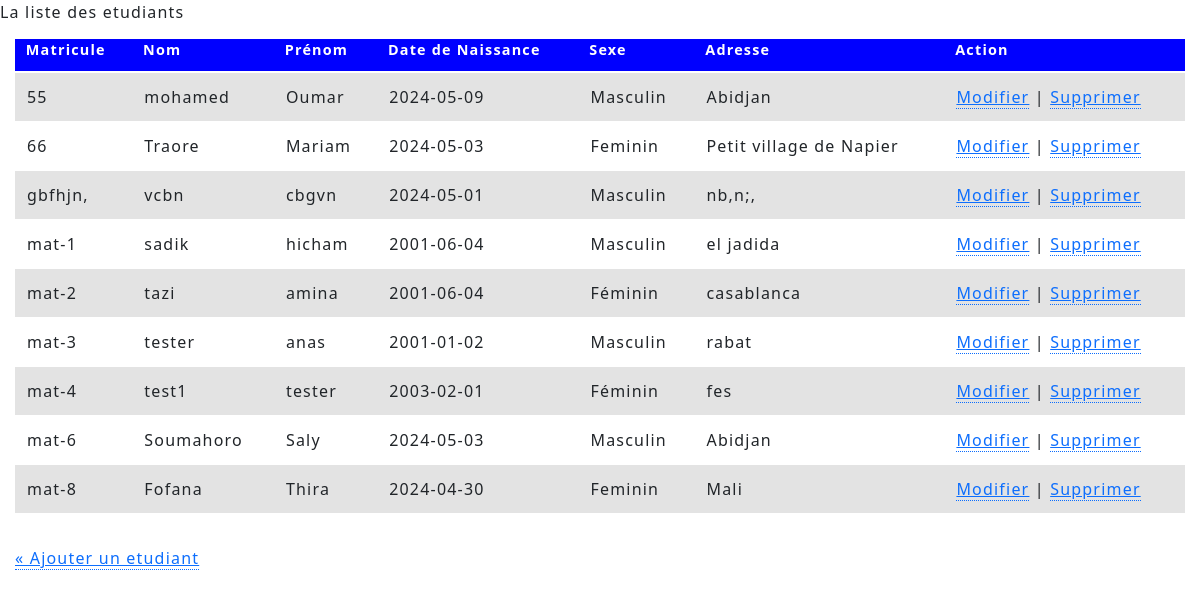
The app's page /TPP3/listeEtudiant.php with its own data.
### tables this page shows
CREATE TABLE `etudiants` (
  `Matricule` varchar(50) NOT NULL,
  `Nom` varchar(50) NOT NULL,
  `Prenom` varchar(50) NOT NULL,
  `Date de Naissance` date NOT NULL,
  `Sexe` varchar(50) NOT NULL,
  `Adresse` varchar(50) NOT NULL
);

### TPP3/listeEtudiant.php (the view, shortened to what this page needs)
<!DOCTYPE html>
<html lang="fr">
<head>
    <link rel="stylesheet" href="assets/css/main.css" />
    <link href="https://cdn.jsdelivr.net/npm/bootstrap@5.0.2/dist/css/bootstrap.min.css" rel="stylesheet">
</head>
<body>
    <marquee bgcolor="orange"> La liste des etudiants</marquee>
    <div style="margin: 15px;">
        <?php
        $serveur = "localhost";
        $utilisateur = "root";
        $mot_de_passe = "root";
        $bd = "bd_tp_php";
        $connexion = new mysqli($serveur, $utilisateur, $mot_de_passe, $bd);
        $sql = "SELECT * FROM etudiants";
        $resultat = $connexion->query($sql);
        ?>
        <table>
            <thead style="color: white; background-color: blue;">
                <th>Matricule</th>
                <th>Nom</th>
                <th>Prénom</th>
                <th>Date de Naissance</th>
                <th>Sexe</th>
                <th>Adresse</th>
                <th>Action</th>
            </thead>
            <tbody>
                <?php
                if ($resultat->num_rows > 0) {
                    while ($ligne = $resultat->fetch_assoc()) {
                        echo "<tr>";
                        echo "<td>" . $ligne["Matricule"] . "</td>";
                        echo "<td>" . $ligne["Nom"] . "</td>";
                        echo "<td>" . $ligne["Prenom"] . "</td>";
                        echo "<td>" . $ligne["Date de Naissance"] . "</td>";
                        echo "<td>" . $ligne["Sexe"] . "</td>";
                        echo "<td>" . $ligne["Adresse"] . "</td>";
                        echo "<td>";
                        echo "<a href='modif.php?id=" . $ligne["Matricule"] . "'>Modifier</a> | ";
                        echo "<a href='supprimer_etudiant.php?id=" . $ligne["Matricule"] . " class='btn btn-primary''>Supprimer</a>";
                        echo "</td>";
                        echo "</tr>";
                    }
                } else {
                    echo "Aucune donnée trouvée.";
                }
                ?>
            </tbody>
        </table>
        <p><a href="AjouterEtudiant.php">&laquo; Ajouter un etudiant </a></p>
    </div>
</body>
</html>

### TPP3/assets/css/main.css (style rules this page uses)
html, body, div, span, applet, object, iframe, h1, h2, h3, h4, h5, h6, p, blockquote, pre, a, abbr, acronym, address, big, cite, code, del, dfn, em, img, ins, kbd, q, s, samp, small, strike, strong, sub, sup, tt, var, b, u, i, center, dl, dt, dd, ol, ul, li, fieldset, form, label, legend, table, caption, tbody, tfoot, thead, tr, th, td, article, aside, canvas, details, embed, figure, figcaption, footer, header, hgroup, menu, nav, output, ruby, section, summary, time, mark, audio, video { margin: 0; padding: 0; border: 0; font-size: 100%; font: inherit; vertical-align: baseline; }
body { line-height: 1; }
table { border-collapse: collapse; border-spacing: 0; }
body { -webkit-text-size-adjust: none; }
html { box-sizing: border-box; }
*, *:before, *:after { box-sizing: inherit; }
body { background: #2e3842; }
body, input, select, textarea { color: #fff; font-family: "Open Sans", Helvetica, sans-serif; font-size: 15pt; font-weight: 400; letter-spacing: 0.075em; line-height: 1.65em; }
@media screen and (max-width: 1680px) { body, input, select, textarea { font-size: 13pt; } }
@media screen and (max-width: 1280px) { body, input, select, textarea { font-size: 12pt; } }
a { -moz-transition: color 0.2s ease, border-bottom-color 0.2s ease; -webkit-transition: color 0.2s ease, border-bottom-color 0.2s ease; -ms-transition: color 0.2s ease, border-bottom-color 0.2s ease; transition: color 0.2s ease, border-bottom-color 0.2s ease; border-bottom: dotted 1px; color: inherit; text-decoration: none; }
p { margin: 0 0 2em 0; }
table { margin: 0 0 2em 0; width: 100%; }
table tbody tr { border: solid 1px #fff; border-left: 0; border-right: 0; }
table tbody tr:nth-child(2n + 1) { background-color: rgba(144, 144, 144, 0.25); }
table td { padding: 0.75em 0.75em; }
table th { color: #fff; font-size: 0.9em; font-weight: 600; padding: 0 0.75em 0.75em 0.75em; text-align: left; }
table thead { border-bottom: solid 2px #fff; }

### records on screen
etudiants: Matricule "55", Nom "mohamed", Prenom "Oumar", Date de Naissance "2024-05-09", Sexe "Masculin", Adresse "Abidjan"
etudiants: Matricule "66", Nom "Traore", Prenom "Mariam", Date de Naissance "2024-05-03", Sexe "Feminin", Adresse "Petit village de Napier"
etudiants: Matricule "gbfhjn,", Nom "vcbn", Prenom "cbgvn", Date de Naissance "2024-05-01", Sexe "Masculin", Adresse "nb,n;,"
etudiants: Matricule "mat-1", Nom "sadik", Prenom "hicham", Date de Naissance "2001-06-04", Sexe "Masculin", Adresse "el jadida"
etudiants: Matricule "mat-2", Nom "tazi", Prenom "amina", Date de Naissance "2001-06-04", Sexe "Féminin", Adresse "casablanca"
etudiants: Matricule "mat-3", Nom "tester", Prenom "anas", Date de Naissance "2001-01-02", Sexe "Masculin", Adresse "rabat"
etudiants: Matricule "mat-4", Nom "test1", Prenom "tester", Date de Naissance "2003-02-01", Sexe "Féminin", Adresse "fes"
etudiants: Matricule "mat-6", Nom "Soumahoro", Prenom "Saly", Date de Naissance "2024-05-03", Sexe "Masculin", Adresse "Abidjan"
etudiants: Matricule "mat-8", Nom "Fofana", Prenom "Thira", Date de Naissance "2024-04-30", Sexe "Feminin", Adresse "Mali"
